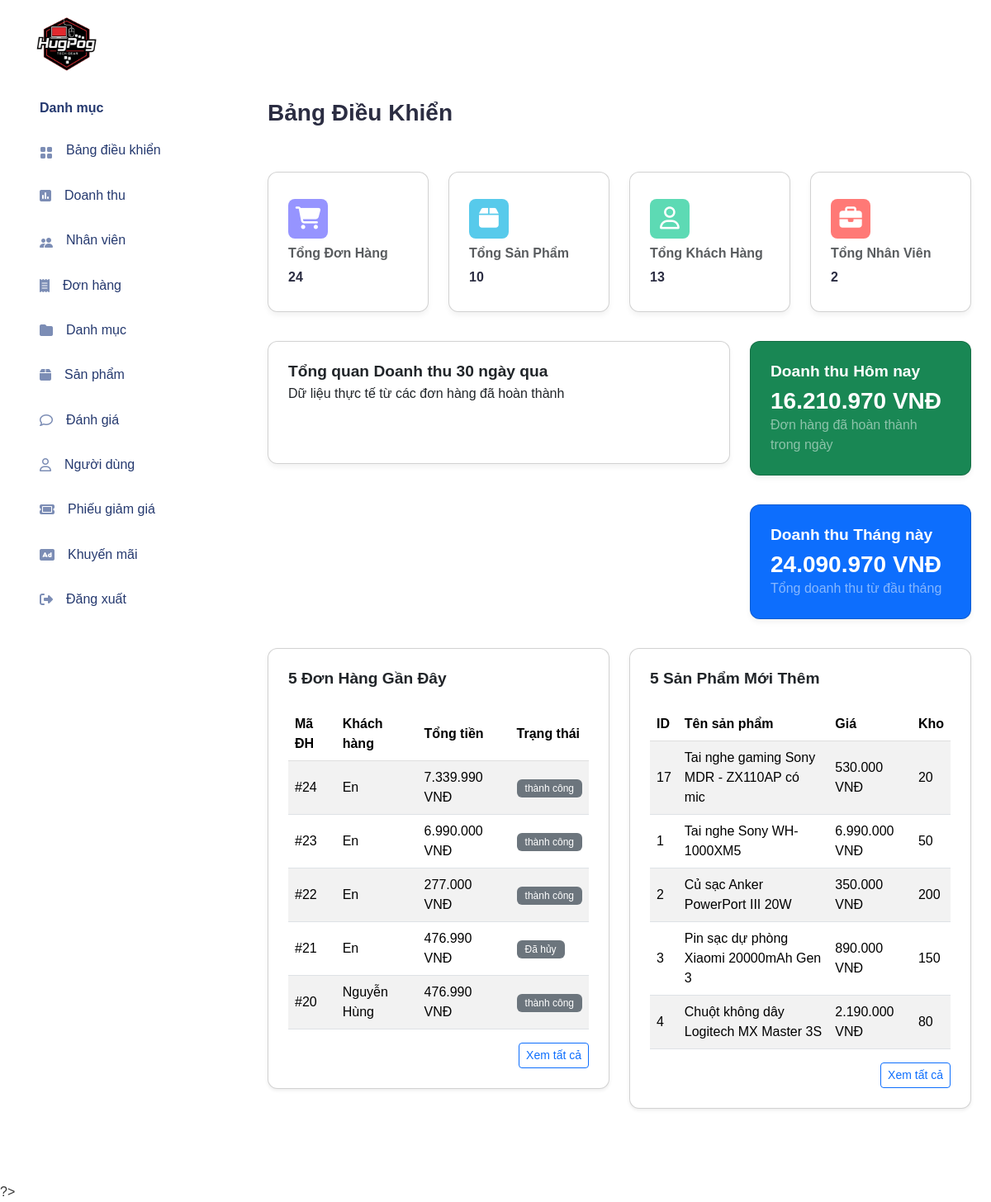
Page /public/admin/dashboard.php on the committed database.
### tables this page shows
CREATE TABLE `orders` (
  `id` int NOT NULL,
  `user_id` int NOT NULL,
  `customer_name` varchar(100) NOT NULL,
  `shipping_address` text NOT NULL,
  `phone` varchar(20) NOT NULL,
  `voucher_id` int DEFAULT NULL,
  `voucher_code` varchar(50) DEFAULT NULL,
  `discount_amount` decimal(15,2) DEFAULT '0.00',
  `total_amount` decimal(15,2) NOT NULL,
  `status` enum('Chờ Xác nhận','Đã Xác nhận','Đang giao','Đã giao','Thành công','Đã hủy') NOT NULL DEFAULT 'Chờ Xác nhận',
  `created_at` datetime DEFAULT CURRENT_TIMESTAMP,
  `updated_at` datetime DEFAULT CURRENT_TIMESTAMP ON UPDATE CURRENT_TIMESTAMP
);

CREATE TABLE `users` (
  `id` int NOT NULL,
  `username` varchar(50) NOT NULL,
  `email` varchar(100) NOT NULL,
  `password_hash` varchar(255) NOT NULL,
  `full_name` varchar(100) DEFAULT NULL,
  `phone` varchar(20) DEFAULT NULL,
  `birth_date` date DEFAULT NULL,
  `rank` enum('silver','gold','diamond') DEFAULT 'silver',
  `total_spent` decimal(15,2) DEFAULT '0.00',
  `status` enum('active','locked') DEFAULT 'active',
  `created_at` datetime DEFAULT CURRENT_TIMESTAMP
);

CREATE TABLE `products` (
  `id` int NOT NULL,
  `category_id` int DEFAULT NULL,
  `name` varchar(200) NOT NULL,
  `brand` varchar(100) DEFAULT NULL,
  `description` text,
  `price` decimal(15,2) NOT NULL,
  `stock` int NOT NULL DEFAULT '0',
  `image_url` varchar(255) DEFAULT NULL,
  `status` enum('active','inactive') DEFAULT 'active',
  `created_at` datetime DEFAULT CURRENT_TIMESTAMP
);

### view/admin/dashboard.php (the view, shortened to what the rows shown need)
<?php
function format_currency_vn($amount)
{
    return number_format($amount, 0, ',', '.') . ' VNĐ';
}
?>
<!DOCTYPE html>
<html lang="en">
<head>
    <link href="https://cdn.jsdelivr.net/npm/bootstrap@5.3.2/dist/css/bootstrap.min.css" rel="stylesheet">
    <link href="https://cdn.jsdelivr.net/npm/bootstrap-icons@1.11.1/font/bootstrap-icons.css" rel="stylesheet">
    <link href="https://cdn.jsdelivr.net/npm/perfect-scrollbar@1.5.5/css/perfect-scrollbar.css" rel="stylesheet">
    <link href="https://cdnjs.cloudflare.com/ajax/libs/font-awesome/6.4.2/css/all.min.css" rel="stylesheet">
    <link rel="stylesheet" href="../../public/css/style.css">
    <link rel="stylesheet" href="../../public/css/app.css">
</head>
<body>
    <div id="app">
    <?php include __DIR__ . '../../layout/sidebar.php'; ?>
        <div id="main" class="p-4">
            <section class="section">
                <div class="row">
                    <div class="col-lg-6">
                        <div class="card shadow-sm">
                            <div class="card-body">
                                <div class="table-responsive">
                                    <table class="table table-striped table-hover">
                                        <thead>
                                            <tr>
                                                <th>Mã ĐH</th>
                                                <th>Khách hàng</th>
                                                <th>Tổng tiền</th>
                                                <th>Trạng thái</th>
                                            </tr>
                                        </thead>
                                        <tbody>
                                            <?php if (!empty($recent_orders)): ?>
                                                <?php foreach ($recent_orders as $order): ?>
                                                    <tr>
                                                        <td>#<?= htmlspecialchars($order['id']) ?></td>
                                                        <td><?= htmlspecialchars($order['full_name']) ?></td>
                                                        <td><?= format_currency_vn($order['total_amount']) ?></td>
                                                        <td><?= display_order_status($order['status']) ?></td>
                                                    </tr>
                                                <?php endforeach; ?>
                                            <?php else: ?>
                                                <tr>
                                                    <td colspan="4" class="text-center">Chưa có đơn hàng nào gần đây.</td>
                                                </tr>
                                            <?php endif; ?>
                                        </tbody>
                                    </table>
                                </div>
                            </div>
                        </div>
                    </div>
                    <div class="col-lg-6">
                        <div class="card shadow-sm">
                            <div class="card-body">
                                <div class="table-responsive">
                                    <table class="table table-striped table-hover">
                                        <thead>
                                            <tr>
                                                <th>ID</th>
                                                <th>Tên sản phẩm</th>
                                                <th>Giá</th>
                                                <th>Kho</th>
                                            </tr>
                                        </thead>
                                        <tbody>
                                            <?php if (!empty($recent_products)): ?>
                                                <?php foreach ($recent_products as $product): ?>
                                                    <tr>
                                                        <td><?= htmlspecialchars($product['id']) ?></td>
                                                        <td><?= htmlspecialchars($product['name']) ?></td>
                                                        <td><?= format_currency_vn($product['price']) ?></td>
                                                        <td><?= number_format($product['stock']) ?></td>
                                                    </tr>
                                                <?php endforeach; ?>
                                            <?php else: ?>
                                                <tr>
                                                    <td colspan="4" class="text-center">Không có sản phẩm mới nào gần đây.</td>
                                                </tr>
                                            <?php endif; ?>
                                        </tbody>
                                    </table>
                                </div>
                            </div>
                        </div>
                    </div>
                </div>
            </section>
        </div>
    </div>
</body>
</html>

### public/admin/dashboard.php (shortened to what the rows shown need)
<?php
require_once __DIR__ . '../../../models/OrderModel.php';
require_once __DIR__ . '../../../models/ProductModel.php';
$order_model = new OrderModel();
$products = new ProductModel();
$recent_orders = $order_model->getRecentOrders(5);
$recent_products = $products->getRecentProducts(5);
function display_order_status($status)
{
    $status = strtolower($status);
    $badges = [
        'chờ xác nhận' => 'badge bg-warning',
        'đang xử lý' => 'badge bg-info',
        'đang vận chuyển' => 'badge bg-primary',
        'đã hoàn thành' => 'badge bg-success',
        'đã hủy' => 'badge bg-danger',
    ];
    $display_status = $status;
    $badge_class = $badges[$status] ?? 'badge bg-secondary';
    return "<span class=\"$badge_class\">$display_status</span>";
}
include '../../view/admin/dashboard.php';
?>

### rows in the picture
orders: id "24", user.full_name "En", total_amount "7.339.990 VNĐ", status "thành công"
orders: id "23", user.full_name "En", total_amount "6.990.000 VNĐ", status "thành công"
orders: id "22", user.full_name "En", total_amount "277.000 VNĐ", status "thành công"
orders: id "21", user.full_name "En", total_amount "476.990 VNĐ", status "Đã hủy"
orders: id "20", user.full_name "Nguyễn Hùng", total_amount "476.990 VNĐ", status "thành công"
products: id "17", name "Tai nghe gaming Sony MDR - ZX110AP có mic", price "530.000 VNĐ", stock "20"
products: id "1", name "Tai nghe Sony WH-1000XM5", price "6.990.000 VNĐ", stock "50"
products: id "2", name "Củ sạc Anker PowerPort III 20W", price "350.000 VNĐ", stock "200"
products: id "3", name "Pin sạc dự phòng Xiaomi 20000mAh Gen 3", price "890.000 VNĐ", stock "150"
products: id "4", name "Chuột không dây Logitech MX Master 3S", price "2.190.000 VNĐ", stock "80"

### other values in the picture
$total_orders "24"
$total_products "10"
$total_users "13"
$total_staff "2"
format_currency_vn($total_revenue_today) "16.210.970 VNĐ"
format_currency_vn($total_revenue_month) "24.090.970 VNĐ"
